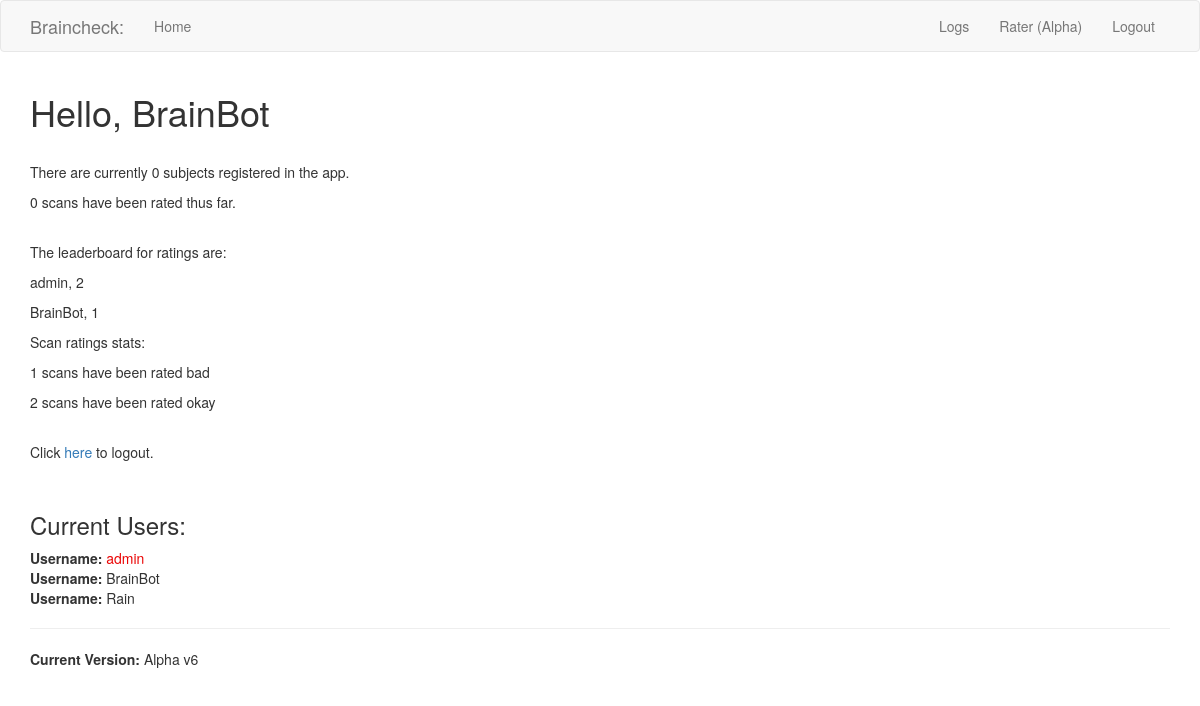
The app's page / (signed in) with its own data.
### app/models.py (models this page shows, shortened)
class Usernames(db.Model, UserMixin):
    __tablename__ = 'usernames'
    id = db.Column(db.Integer, primary_key=True)
    username = db.Column(db.String, index=True, unique=True)
    pass_hash = db.Column(db.String)
    about_me = db.Column(db.String(140))
    last_seen = db.Column(db.DateTime, default=datetime.utcnow)
    ratings = db.relationship('Ratings', backref='rater', lazy='dynamic')
    broadcasts = db.relationship('Broadcasts', backref='mod', lazy='dynamic')
    scan_ratings = db.relationship('ScanRater', backref='scan_rater', lazy = 'dynamic')

### app/routes.py (the view)
@app.route("/")
@login_required
def home_page():
    users = db.session.query(Usernames).all()
    total_subjects = set()
    for i in files:
        if i not in total_subjects:
            total_subjects.add(i.split('_V1_MR', 1)[0])
    total_subjects = len(total_subjects)
    total_scans = 0
    for file in files:
        total_scans += 1
    user_ratings = db.session.query(Usernames.username, db.func.count(Usernames.id)).\
        join(Usernames.scan_ratings).group_by(Usernames.id).all()
    user_ratings = {user:num for user,num in user_ratings}
    leaderboard = {user:num for user,num in sorted(user_ratings.items(), key=lambda item: item[1], reverse=True)}
    scan_stats = db.session.query(ScanRater.rating, db.func.count()).group_by(ScanRater.rating).all()
    scan_stats = {rating:count for rating,count in scan_stats}
    return render_template('home.html', users=users, total_subjects=total_subjects, leaderboard=leaderboard, total_scans=total_scans, scan_stats=scan_stats)

### app/models.py (called while the page is built)
@login.user_loader
def load_user(id):
    return Usernames.query.get(int(id))

### app/routes.py (called while the page is built)
@app.before_request
def before_request():
    if current_user.is_authenticated:
        current_user.last_seen = datetime.utcnow()
        db.session.commit()

### app/templates/home.html (shortened to what this page needs)
{% extends "base.html" %}
{% import 'bootstrap/wtf.html' as wtf %}
{% block app_content %}
  <h1>Hello, {{ current_user.username }}</h1>
  <br>
  <p>There are currently {{ total_subjects }} subjects registered in the app.</p>
  <p>{{ total_scans }} scans have been rated thus far.</p>
  <br>
  <p>The leaderboard for ratings are: </p>
  {% for user,count in leaderboard.items() %}
    <p>{{ user }}, {{count }}</p>
  {% endfor %}
  <p>Scan ratings stats: </p>
  {% for rating, count in scan_stats.items() %}
    <p>{{ count }} scans have been rated {{ rating }}</p>
  {% endfor %}
  <br>
  <p>Click <a href="/logout">here</a> to logout.</p>
  <br>
  <h3> Current Users: </h3>
  {% for user in users %}
    {% if user.username == 'admin' %}
      <strong>Username:</strong> <span style='color:rgb(235, 5, 5);'>{{ user.username }}</span> <br>
    {% else %}
      <strong>Username:</strong> {{ user.username }} <br>
    {% endif %}
  {% endfor %}
  <hr>
  <p><strong>Current Version:</strong> Alpha v6</p>
{% endblock %}

### records on screen
Usernames: username "BrainBot", count "1"
Usernames: username "admin", count "2"
Usernames: username "Rain"

### other values on screen
{{ total_subjects }} "0"
{{ total_scans }} "0"
{{ count }} "1" "2"
{{ rating }} "bad" "okay"
